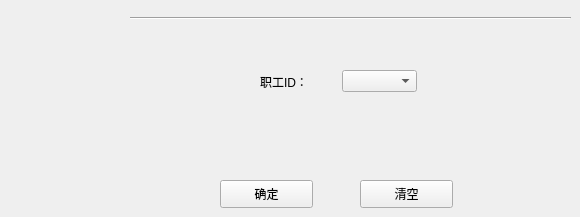
      <widget class="QWidget" name="page_23">
       <widget class="QPushButton" name="pushButton_34">
        <property name="geometry">
         <rect>
          <x>220</x>
          <y>180</y>
          <width>93</width>
          <height>28</height>
         </rect>
        </property>
        <property name="text">
         <string>确定</string>
        </property>
       </widget>
       <widget class="QPushButton" name="pushButton_35">
        <property name="geometry">
         <rect>
          <x>360</x>
          <y>180</y>
          <width>93</width>
          <height>28</height>
         </rect>
        </property>
        <property name="text">
         <string>清空</string>
        </property>
       </widget>
       <widget class="Line" name="line_3">
        <property name="geometry">
         <rect>
          <x>130</x>
          <y>10</y>
          <width>441</width>
          <height>16</height>
         </rect>
        </property>
        <property name="orientation">
         <enum>Qt::Horizontal</enum>
        </property>
       </widget>
       <widget class="QWidget" name="layoutWidget">
        <property name="geometry">
         <rect>
          <x>260</x>
          <y>70</y>
          <width>157</width>
          <height>23</height>
         </rect>
        </property>
        <layout class="QHBoxLayout" name="horizontalLayout_44">
         <item>
          <widget class="QLabel" name="label_43">
           <property name="text">
            <string>职工ID：</string>
           </property>
          </widget>
         </item>
         <item>
          <widget class="QComboBox" name="Sa_DelectEmpComboBox"/>
         </item>
        </layout>
       </widget>
      </widget>
